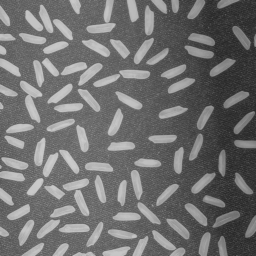
%> input picture 061 - עיבוד תמונה/IP-Code/rice.png, 256 x 256 px
$ octave ex3.m   (GNU Octave 9; MATLAB toolbox functions it lacks are replaced by stand-ins)
%> lines starting %> are read from the running program, lines starting %| are printed output that depends on the picture; in (x1, y1, x2, y2) boxes, pixels count from 0 and x2, y2 are one past the last pixel; in counts of white or black regions, pixels touching at a corner belong together; the program's own positions count from 1
% Image Processing experiment assignment 3 script file.
% Use existing code in this script, and add new code where needed.
% This script is made out of cells. to run a specific cell, click somewhere in it and press CTRL+ENTER.

clear;
close all;
clc;

%% Item 1

im = imread('rice.png');
%> im is the input picture: size 256x256 uint8; min 40, max 204, mean 111.2
subplot(121); imshow(im,[]); title('Rice');
subplot(122); bar(imhist(im)); title('Rice Histogram');

%% Item 2

Thresh = 100;
bw = im>Thresh;
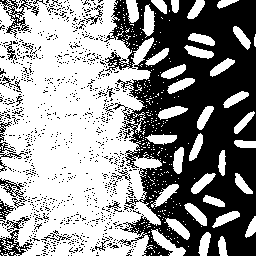
%> bw: size 256x256 logical; 57% white; 996 black regions (975 under 20 px), largest, box (x1, y1, x2, y2) and area: (104, 0, 256, 256) 23988, (0, 0, 39, 38) 408, (0, 230, 33, 256) 335
Percent = 100*nnz(bw)/numel(bw);
%> Percent = 56.96
figure(2);subplot(221); imshow(bw,[]); title(['Threshold = ',num2str(Thresh),', Percent = ',num2str(round(Percent,2)),'%']);

Thresh = 60;
bw = im>Thresh;
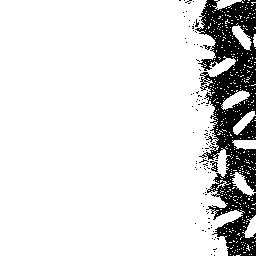
%> bw: size 256x256 logical; 87.3% white; 97 black regions (95 under 20 px), largest, box (x1, y1, x2, y2) and area: (195, 0, 256, 256) 8080, (210, 161, 218, 172) 45
Percent = 100*nnz(bw)/numel(bw);
%> Percent = 87.28
subplot(222); imshow(bw,[]); title(['Threshold = ',num2str(Thresh),', Percent = ',num2str(round(Percent,2)),'%']);

Thresh = 120;
bw = im>Thresh;
%> bw: size 256x256 logical; 29.1% white; 529 white regions (444 under 20 px), largest, box (x1, y1, x2, y2) and area: (33, 58, 103, 87) 844, (25, 178, 90, 216) 824, (33, 137, 84, 179) 730
Percent = 100*nnz(bw)/numel(bw);
%> Percent = 29.11
subplot(223); imshow(bw,[]); title(['Threshold = ',num2str(Thresh),', Percent = ',num2str(round(Percent,2)),'%']);

Thresh = 150;
bw = im>Thresh;
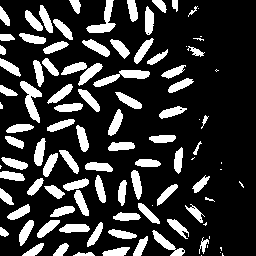
%> bw: size 256x256 logical; 21.3% white; 102 white regions (20 under 20 px), largest, box (x1, y1, x2, y2) and area: (20, 81, 42, 123) 400, (93, 70, 150, 87) 390, (86, 0, 116, 33) 366
Percent = 100*nnz(bw)/numel(bw);
%> Percent = 21.3
subplot(224); imshow(bw,[]); title(['Threshold = ',num2str(Thresh),', Percent = ',num2str(round(Percent,2)),'%']);

%% Item 3


im = imread('pieces.png');
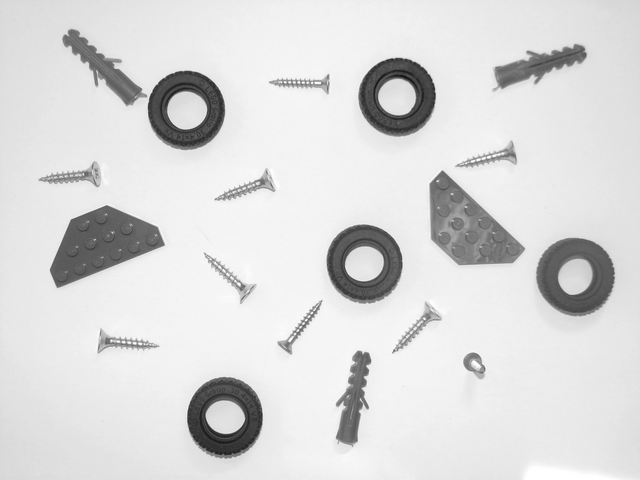
%> input picture 061 - עיבוד תמונה/IP-Code/pieces.png, 640 x 480 px
%> im is the input picture: size 480x640 uint8; min 19, max 255, mean 218.1
subplot(121); imshow(im,[]); title('pieces');
subplot(122); bar(imhist(im)); title('pieces Histogram');


Thresh = 200;
pbw = im>Thresh;
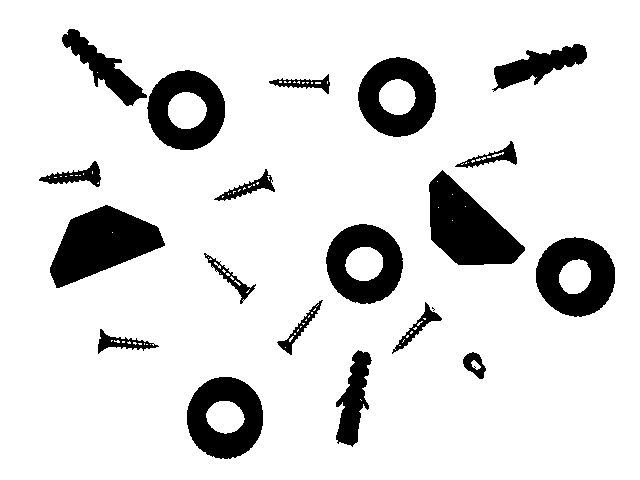
%> pbw: size 480x640 logical; 86.9% white; 20 black regions (1 under 20 px), largest, box (x1, y1, x2, y2) and area: (50, 205, 165, 288) 5428, (429, 170, 525, 265) 5237, (536, 237, 615, 317) 4062
figure();
pbw = 1-pbw;
imshow(pbw,[]); title("Thresholded image");
%% Item 4

CC = bwconncomp(pbw);
%> CC = 20 connected components
labels = labelmatrix(CC);
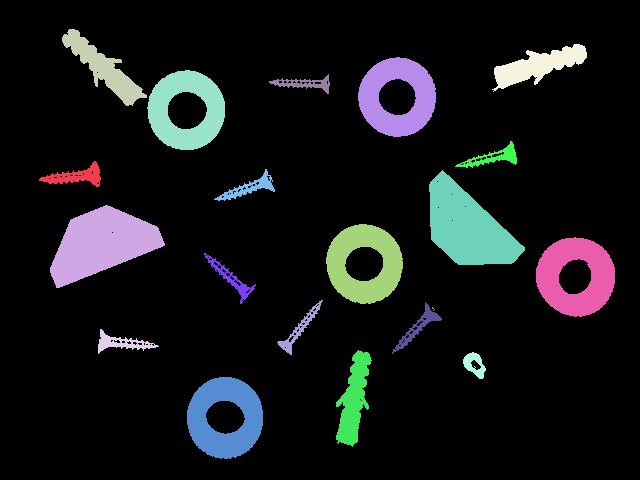
%> labels: size 480x640 uint8; 21 distinct labels, from 0 to 20; one colour per label, 0 black
cmap = rand(1000,3);
figure(100); set(gcf,'WindowState','maximized');
subplot(121); imshow(labels,[]); title('Before Coloring');
subplot(122); imshow(labels,cmap); title('After Coloring');
%> after `imshow(labels,cmap)`:
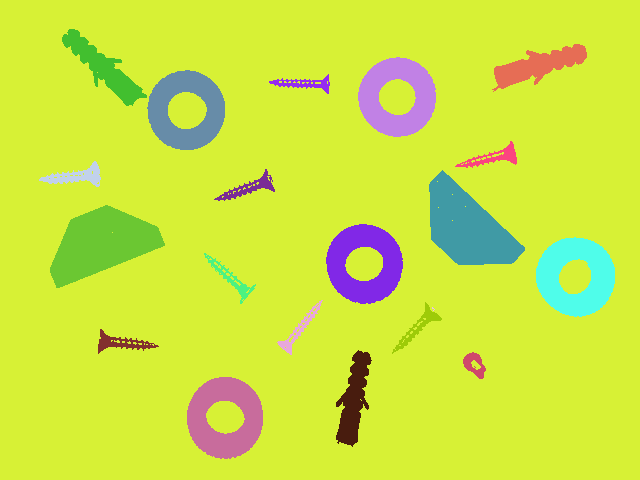
%> displayed picture: size 480x640x3, on the screen's scale of 0 to 255; mean R, G, B 203.4, 228, 65.6
